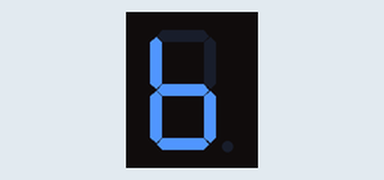
Simulated run of this sketch. Board: Arduino Mega 2560, built with avr-gcc and run on an emulated ATmega2560. On the bench: 1-digit seven-segment display. Wiring (inferred from the names in the program): 1-digit 7-segment display, segments lit when LOW: segments pin 23, pin 22, pin 21, pin 19, pin 18, pin 5, pin 17, pin 16. The segment pins are drawn as the display they are named for.

Above: at 0.1 s.
At 1.1 s:
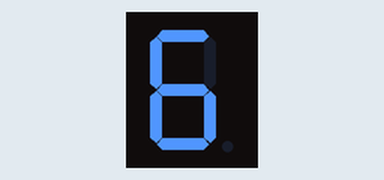
At 3.1 s:
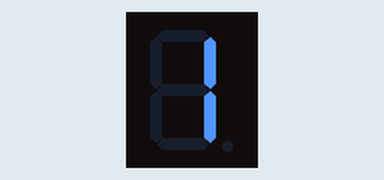
At 4.1 s:
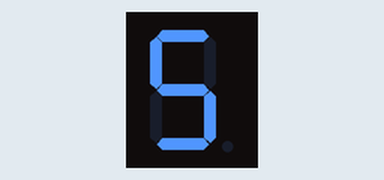
At 5.1 s:
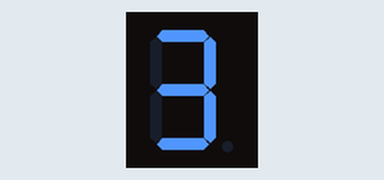
At 7.1 s:
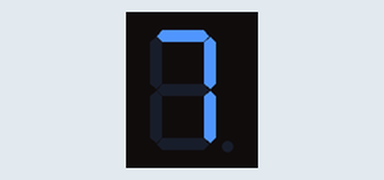

The sketch:

7_Segment-1Digit.ino
```cpp
int SegmentPort[] = {16, 17, 5, 18, 19, 21, 22, 23}; // tgfe dcba

// ตารางเลข 0–9 (Common Cathode)
int SegmentTable[] = {
  0x3F, // 0
  0x06, // 1
  0x5B, // 2
  0x4F, // 3
  0x66, // 4
  0x6D, // 5
  0x7D, // 6
  0x07, // 7
  0x7F, // 8
  0x6F  // 9
};

// ตัวอักษร b
#define CHAR_b 0x7C

// ลำดับที่ต้องการแสดง
int code[] = { CHAR_b, 6, 7, 1, 5, 3, 9, 7 };
int indexNum = 0;

void Display(int value, bool isChar) {
  int seg;

  if (isChar)
    seg = value;
  else
    seg = SegmentTable[value];

  seg = ~seg; // 🔁 กลับติด/ดับ

  for (int i = 0; i < 8; i++) {
    digitalWrite(SegmentPort[7 - i], seg & 1);
    seg >>= 1;
  }
}

// ดับทุกจุด
void ClearDisplay() {
  for (int i = 0; i < 8; i++)
    digitalWrite(SegmentPort[i], HIGH); // เพราะกลับบิตแล้ว
}

void setup() {
  for (int i = 0; i < 8; i++)
    pinMode(SegmentPort[i], OUTPUT);
}

void loop() {
  // แสดงค่า
  if (indexNum == 0)
    Display(code[indexNum], true);   // b
  else
    Display(code[indexNum], false);  // ตัวเลข

  delay(700);

  // ดับ
  ClearDisplay();
  delay(300);

  // ไปตัวถัดไป
  indexNum++;
  if (indexNum >= 8) indexNum = 0;
}
```

Measured:
- by itself, everything shown: repeats every 8.0 s, in 16 steps
- what the display in image 1 shows lasts 0.7 s, from 1.0 s to 1.7 s
